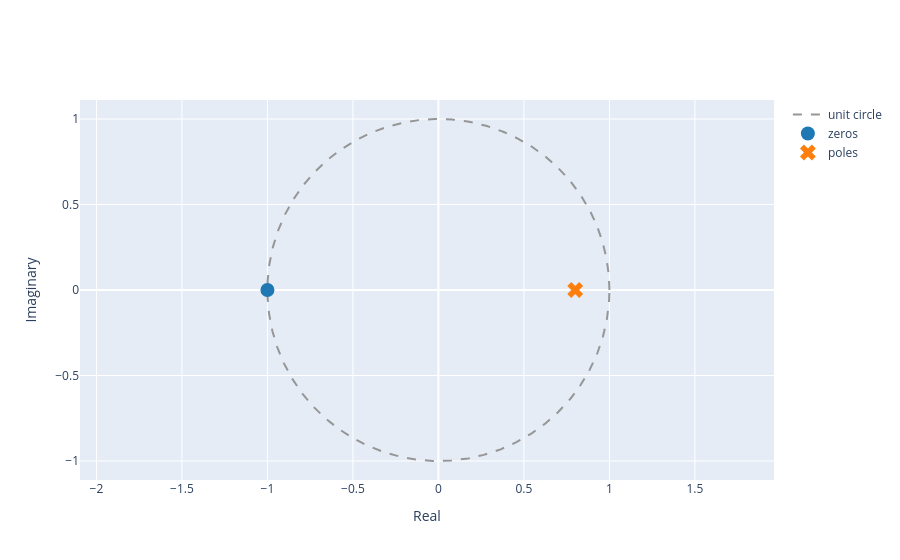

Notebook code cell kept with this figure:
### Markdown cell above
iii. Use the function  `plot_zeros_poles(z, p)` to plot the zeros and poles found in ii.

### Code cell
from util import plot_zeros_poles

plot_zeros_poles(zeros, pols)

### Figure 1 — Plotly figure (JSON) as saved in the notebook; plotly's stock layout.template omitted (floating-point values rounded to 4 significant figures; data arrays with more than 128 entries replaced by an {"elided": "..."} marker saying what was removed)
{"data": [{"line": {"color": "rgb(150,150,150)", "dash": "dash", "shape": "linear"}, "mode": "lines", "name": "unit circle", "type": "scatter", "x": {"elided": "1000 float values"}, "y": {"elided": "1000 float values"}}, {"marker": {"color": "#1f77b4", "size": 14, "symbol": "circle"}, "mode": "markers", "name": "zeros", "type": "scatter", "x": [-1.0], "y": [0.0]}, {"marker": {"color": "#ff7f0e", "size": 14, "symbol": "x"}, "mode": "markers", "name": "poles", "type": "scatter", "x": [0.8], "y": [0.0]}], "layout": {"xaxis": {"title": {"text": "Real"}}, "yaxis": {"scaleanchor": "x", "scaleratio": 1, "title": {"text": "Imaginary"}}}}
